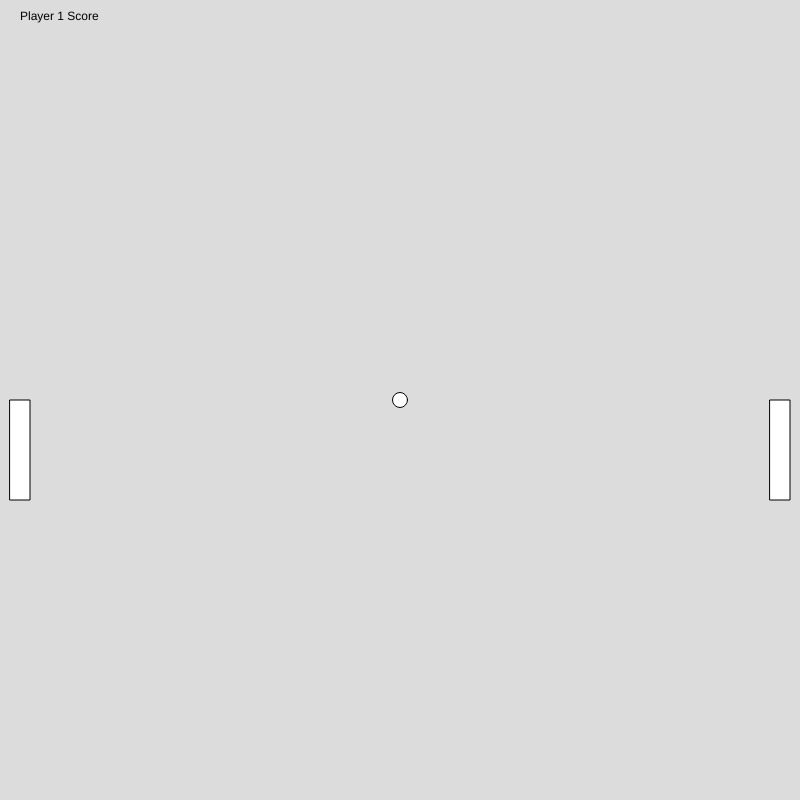
Frame 1 (no input)
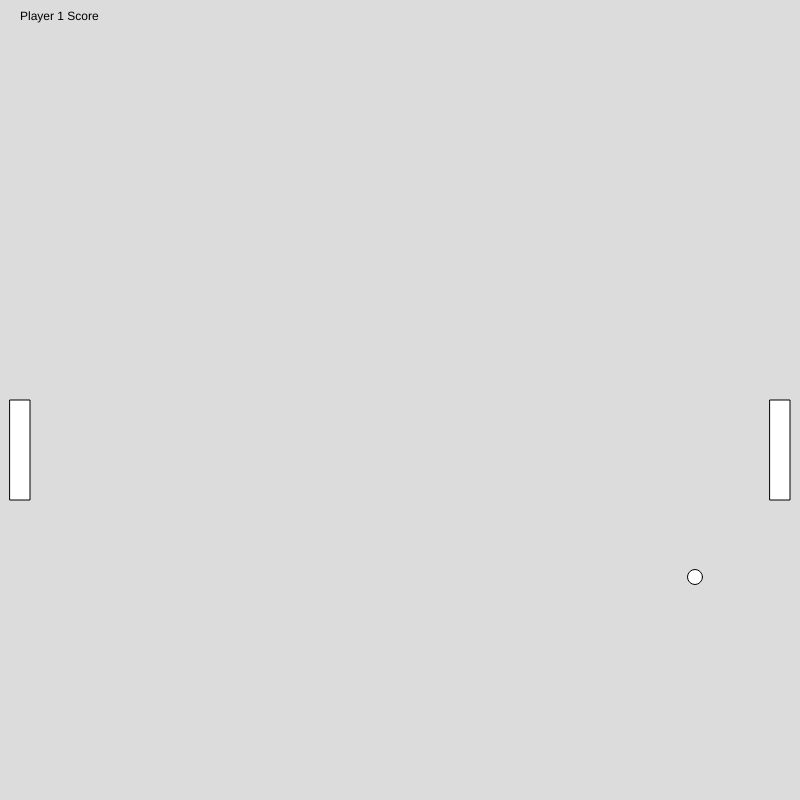
Frame 60 (no input)
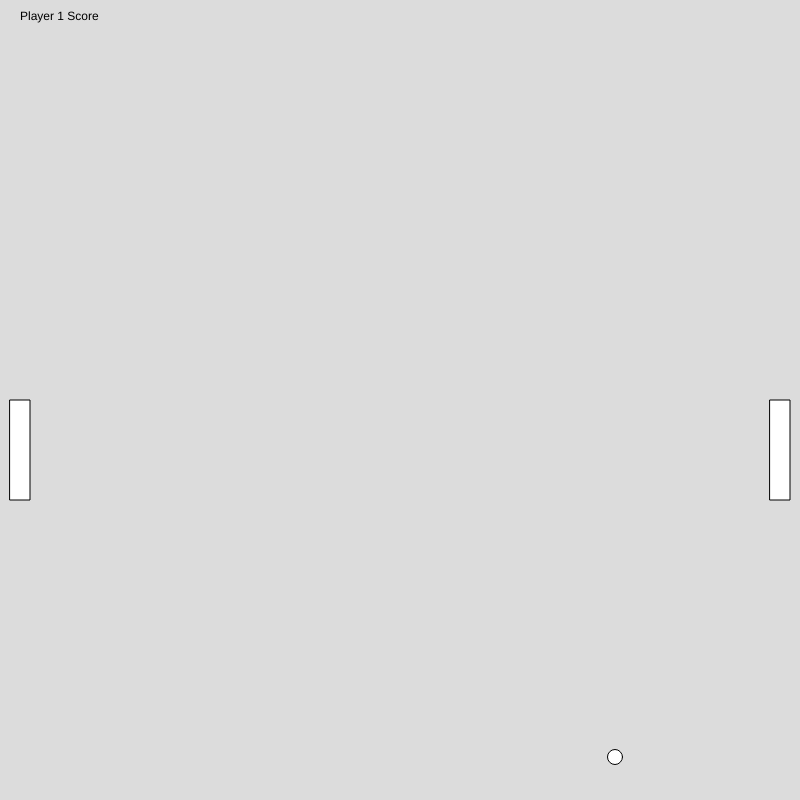
Frame 120 (the mouse pressed at the canvas centre since frame 60)

The p5.js sketch that drew these frames (run headless with seeded random() and noise() and a simulated clock; from frame 60 on, the mouse is pressed at the canvas centre):

// p5.js sketch
// ── sketch.js
var ballX = 400;
var ballXdelta = 5;
var ballY = 400;
var ballYdelta = 3;
var p1Y = 0;
var pYd = 400;
var pD = 400;
var p2Y = 0;
function setup() {
  createCanvas(800, 800);
}

function draw() {
  background(220);
  rect(10, pYd, 20, 100);
  pYd = pYd + p1Y;
  rect(770, pD, 20, 100);
  pD = pD + p2Y;
  ellipse(ballX, ballY, 15, 15);
  ballX = ballX + ballXdelta;
ballY = ballY + ballYdelta
  
  if (ballX > 800) {
    ballXdelta = -5;
  }
  if (ballX < 0) {
    ballXdelta = 5;
  }
  if(ballY > 800){
    ballYdelta = -5
  }
  if (ballY < 0){
    ballYdelta = 5
  }
  if (ballX > 10 && ballX < 10 + 20 &&  ballY > pYd && ballY < pYd + 100){
    ballXdelta = 5
  }
  if (ballX > 770 && ballX < 770 + 20 &&  ballY > pD && ballY < pD + 100){
    ballXdelta = -5}
  text('Player 1 Score',20,20)
}

function keyPressed() {
  if (key === "a") {
    p1Y = -5;
  }
  if (key === "d") {
    p1Y = 5;
  }
  if (key === "j") {
    p2Y = -5;
  }
  if (key === "l") {
    p2Y = 5;
  }
}
function keyReleased() {
  if (key === "a") {
    p1Y = 0;
  }
  if (key === "d") {
    p1Y = 0;
  }
  if (key === "j") {
    p2Y = 0;
  }
  if (key === "l") {
    p2Y = 0;
  }
}
